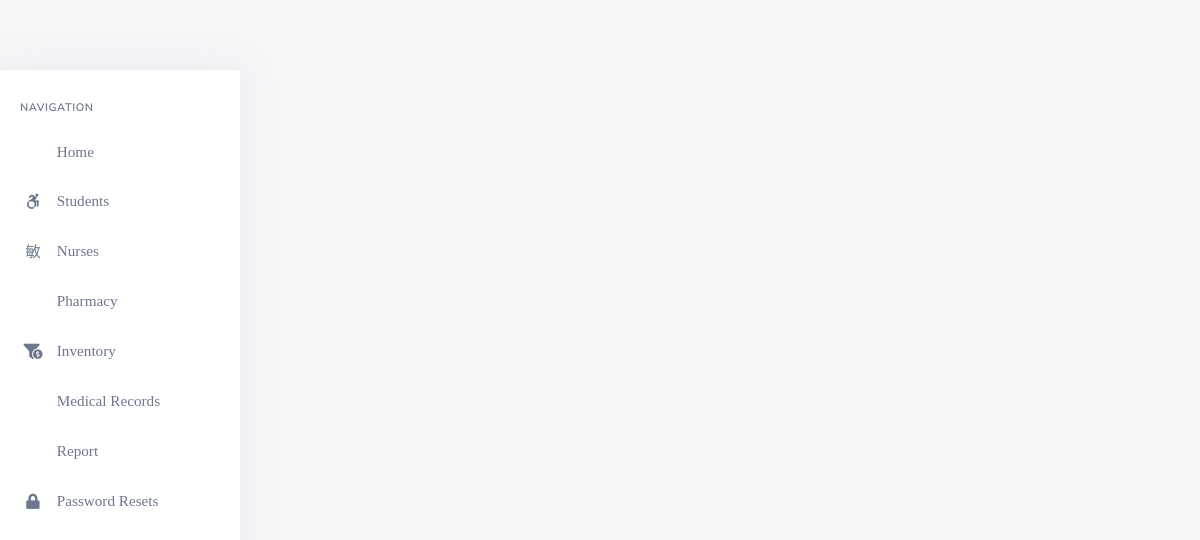
Before: /backend/admin/his_admin_add_single_patient_vitals.php?pat_number=DCRI8 with the older database file.
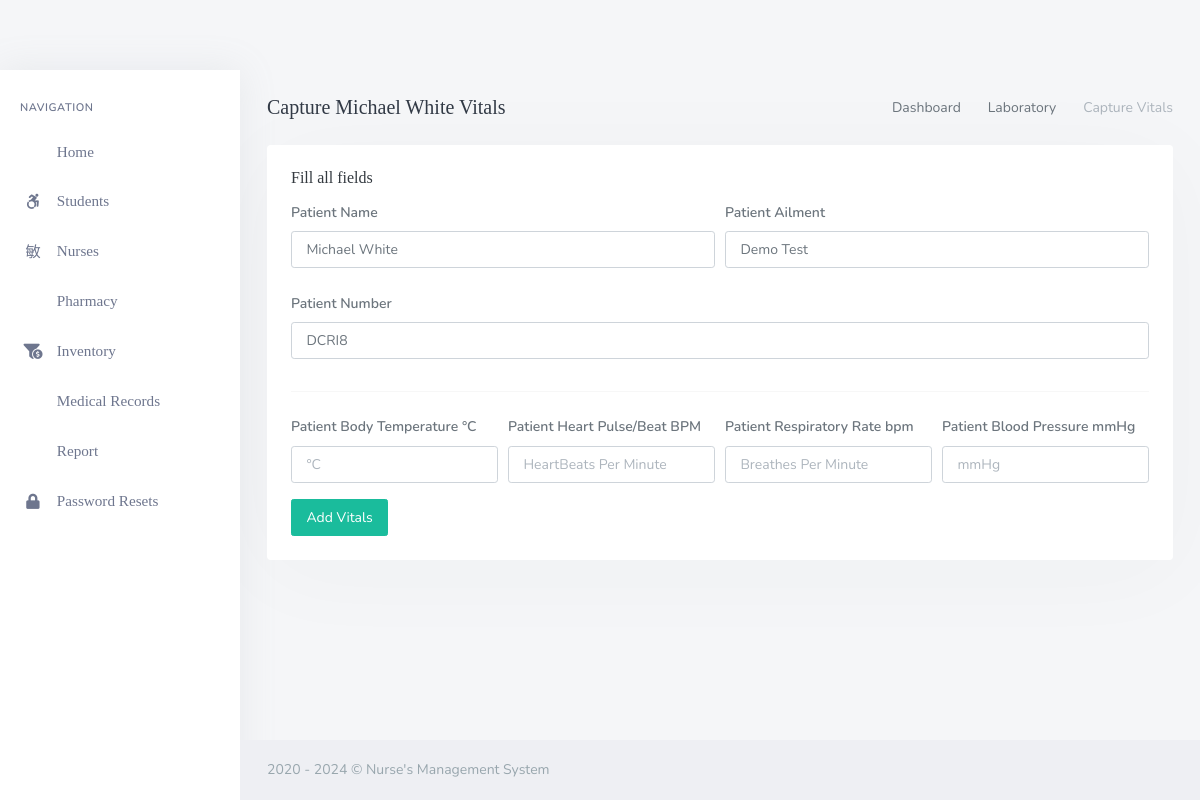
After: the same page with the newer database file.
### tables this page shows
CREATE TABLE `his_patients` (
  `pat_id` int(20) NOT NULL,
  `pat_fname` varchar(200) DEFAULT NULL,
  `pat_lname` varchar(200) DEFAULT NULL,
  `pat_dob` varchar(200) DEFAULT NULL,
  `pat_age` varchar(200) DEFAULT NULL,
  `pat_number` varchar(200) DEFAULT NULL,
  `pat_addr` varchar(200) DEFAULT NULL,
  `pat_phone` varchar(200) DEFAULT NULL,
  `pat_type` varchar(200) DEFAULT NULL,
  `pat_date_joined` timestamp(6) NOT NULL DEFAULT CURRENT_TIMESTAMP(6) ON UPDATE CURRENT_TIMESTAMP(6),
  `pat_ailment` varchar(200) DEFAULT NULL,
  `pat_discharge_status` varchar(200) DEFAULT NULL
);

### backend/admin/his_admin_add_single_patient_vitals.php (the view, shortened to what the changed rows need)
<?php
	include('assets/inc/config.php');
?>
<!DOCTYPE html>
<html lang="en">
    <?php include('assets/inc/head.php');?>
    <body>
        <div id="wrapper">
            <?php include("assets/inc/sidebar.php");?>
            <?php
                $pat_number = $_GET['pat_number'];
                $ret="SELECT  * FROM his_patients WHERE pat_number=?";
                $stmt= $mysqli->prepare($ret) ;
                $stmt->bind_param('s',$pat_number);
                $stmt->execute() ;
                $res=$stmt->get_result();
                while($row=$res->fetch_object())
                {
            ?>
                <div class="content-page">
                    <div class="content">
                        <div class="container-fluid">
                            <div class="row">
                                <div class="col-12">
                                    <div class="page-title-box">
                                        <div class="page-title-right">
                                            <ol class="breadcrumb m-0">
                                                <li class="breadcrumb-item"><a href="his_admin_dashboard.php">Dashboard</a></li>
                                                <li class="breadcrumb-item"><a href="javascript: void(0);">Laboratory</a></li>
                                                <li class="breadcrumb-item active">Capture Vitals</li>
                                            </ol>
                                        </div>
                                        <h4 class="page-title">Capture <?php echo $row->pat_fname;?> <?php echo $row->pat_lname;?> Vitals</h4>
                                    </div>
                                </div>
                            </div>
                            <div class="row">
                                <div class="col-12">
                                    <div class="card">
                                        <div class="card-body">
                                            <h4 class="header-title">Fill all fields</h4>
                                            <form method="post">
                                                <div class="form-row">
                                                    <div class="form-group col-md-6">
                                                        <label for="inputEmail4" class="col-form-label">Patient Name</label>
                                                        <input type="text" required="required" readonly name="" value="<?php echo $row->pat_fname;?> <?php echo $row->pat_lname;?>" class="form-control" id="inputEmail4" placeholder="Patient's First Name">
                                                    </div>
                                                    <div class="form-group col-md-6">
                                                        <label for="inputPassword4" class="col-form-label">Patient Ailment</label>
                                                        <input required="required" type="text" readonly name="" value="<?php echo $row->pat_ailment;?>" class="form-control"  id="inputPassword4" placeholder="Patient`s Last Name">
                                                    </div>
                                                </div>
                                                <div class="form-row">
                                                    <div class="form-group col-md-12">
                                                        <label for="inputEmail4" class="col-form-label">Patient Number</label>
                                                        <input type="text" required="required" readonly name="vit_pat_number" value="<?php echo $row->pat_number;?>" class="form-control" id="inputEmail4" placeholder="DD/MM/YYYY">
                                                    </div>
                                                </div>
                                                <hr>
                                                <div class="form-row">
                                                    <div class="form-group col-md-3">
                                                        <label for="inputEmail4" class="col-form-label">Patient Body Temperature °C</label>
                                                        <input type="text" required="required"  name="vit_bodytemp"class="form-control" id="inputEmail4" placeholder="°C">
                                                    </div>
                                                    <div class="form-group col-md-3">
                                                        <label for="inputPassword4" class="col-form-label">Patient Heart Pulse/Beat BPM</label>
                                                        <input required="required" type="text"  name="vit_heartpulse"  class="form-control"  id="inputPassword4" placeholder="HeartBeats Per Minute ">
                                                    </div>
                                                    <div class="form-group col-md-3">
                                                        <label for="inputPassword4" class="col-form-label">Patient Respiratory Rate bpm</label>
                                                        <input required="required" type="text"  name="vit_resprate"  class="form-control"  id="inputPassword4" placeholder="Breathes Per Minute">
                                                    </div>
                                                    <div class="form-group col-md-3">
                                                        <label for="inputPassword4" class="col-form-label">Patient Blood Pressure mmHg</label>
                                                        <input required="required" type="text"  name="vit_bloodpress"  class="form-control"  id="inputPassword4" placeholder="mmHg">
                                                    </div>
                                                </div>
                                                <button type="submit" name="add_patient_vitals" class="ladda-button btn btn-success" data-style="expand-right">Add Vitals</button>
                                            </form>
                                        </div>
                                    </div>
                                </div>
                            </div>
                        </div>
                    </div>
                    <?php include('assets/inc/footer.php');?>
                </div>
            <?php }?>
        </div>
    </body>
</html>

### backend/admin/assets/inc/footer.php
<footer class="footer">
    <div class="container-fluid">
        <div class="row">
            <div class="col-md-12">
                2020 - <?php echo date('Y'); ?> &copy; Nurse's Management System</a>
            </div>
        </div>
    </div>
</footer>

Changed rows visible on the page:
added his_patients: pat_fname "Michael", pat_lname "White", pat_fname+pat_lname "Michael White", pat_ailment "Demo Test", vit_pat_number "DCRI8"
